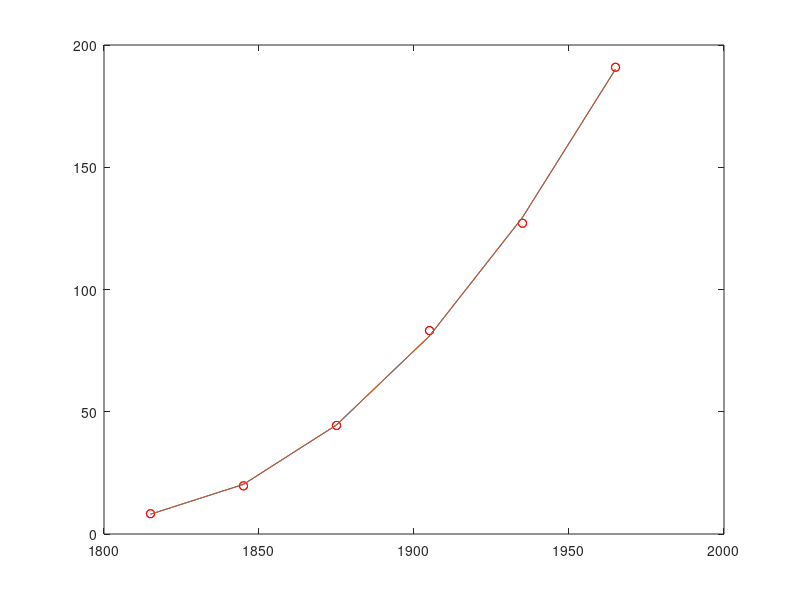

Recreate this plot in MATLAB.
%% Manual Approach
% Input:
% m (degree)
% data points (xi, yi)

x = [1815, 1845, 1875, 1905, 1935, 1965];
y = [8.3, 19.7, 44.4, 83.2, 127.1, 190.9];
m = 2;

n = length(x);

% Preallocate
xi = zeros(1, 2*m);
a = zeros(m+1, m+1);
b = zeros(m+1, 1);

% Get the xi powers
for i = 1:2*m
    xi(i) = sum(x.^i);
end

% Set the first element of first row
a(1,1) = n;

% Set the remaining first row
for j = 2:m+1
    a(1, j) = xi(j-1);
end

% Set the remaining A matrix
for i = 2:m+1
    for j = 1:m+1
        a(i,j) = xi(i+j-2);
    end
end

% Set the first element of b
b(1) = sum(y);

% Set the remaining elements of b
for i = 2:m+1
    b(i) = sum(x.^(i-1).*y);
end

x_ans = inv(a)*b;

plot(x, y, 'ro');
hold on;
f = @(x) x_ans(3)*x.^2 + x_ans(2)*x + x_ans(1);
plot(x, f(x));

%% polyfit
x = [1815, 1845, 1875, 1905, 1935, 1965];
y = [8.3, 19.7, 44.4, 83.2, 127.1, 190.9];
m = 2;

curve_fit = polyfit(x, y, m);

plot(x, y, 'ro');
hold on;
y_est = polyval(curve_fit,x);
plot(x, y_est);
